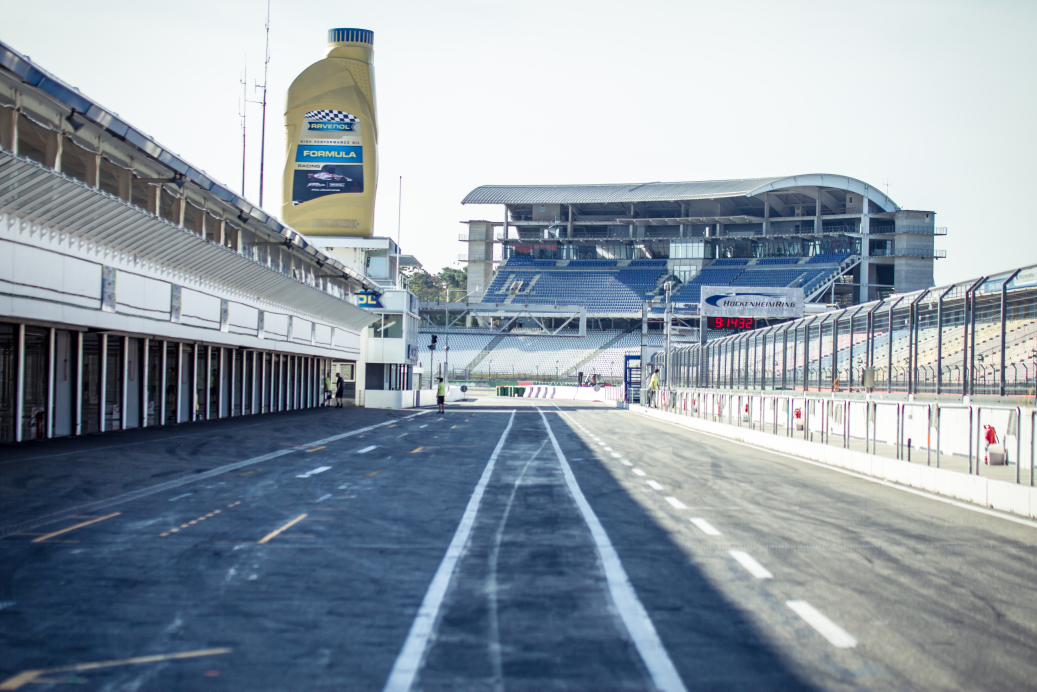
#> input picture py_sandbox/fixing_kimg/new.jpg, 5184 x 3456 px, given in place of the camera (shown at 1/5 size)
$ python imdl_calibrateCamera.py
#> lines starting #> are read from the running program, lines starting #| are printed output that depends on the picture
'''
Author: Kris Gonzalez
DateCreated: 150303
Objective: use trackbar window to threshold visible colors on camera feed
'''

import cv2
import numpy as np
def nothing(x):
    pass

cap = cv2.VideoCapture(3) #select video source

ht=100
wd=500
img=np.zeros((ht,wd,3), np.uint8)
cv2.namedWindow('image')
# (255,125,73) rgb
#make  trackbars for upper / lower ranges
    #lower range
cv2.createTrackbar('H lower','image',0,179,nothing)
cv2.createTrackbar('S lower','image',0,255,nothing)
cv2.createTrackbar('V lower','image',0,255,nothing)
    #upper range
cv2.createTrackbar('H upper','image',0,179,nothing)
cv2.createTrackbar('S upper','image',0,255,nothing)
cv2.createTrackbar('V upper','image',0,255,nothing)

#initialize trackbar positions
ini=[13,193,150,22,255,201] # orange balloon
cv2.setTrackbarPos('H lower','image',ini[0])
cv2.setTrackbarPos('S lower','image',ini[1])
cv2.setTrackbarPos('V lower','image',ini[2])
cv2.setTrackbarPos('H upper','image',ini[3])
cv2.setTrackbarPos('S upper','image',ini[4])
cv2.setTrackbarPos('V upper','image',ini[5])


#create trackbar, called H, in window image, w/ range (0,255), pass nothing
    #create sample color boxes
tL=(10,10)
bR=(wd/2-10,ht-10)

tL2=(wd/2+10,10)
bR2=(wd-10,ht-10)


while(1):

    #controls setup / plotting
    cv2.imshow('image',img)
        #track set 1 - lower
    h_L = cv2.getTrackbarPos('H lower','image')
    s_L = cv2.getTrackbarPos('S lower','image')
    v_L = cv2.getTrackbarPos('V lower','image')
    hsvL=np.uint8([[[h_L,s_L,v_L]]])   #trans to BGR
    bgrL=cv2.cvtColor(hsvL,cv2.COLOR_HSV2BGR)
    b_L=int(bgrL[0][0][0])
    g_L=int(bgrL[0][0][1])
    r_L=int(bgrL[0][0][2])
        #track set 1 - upper
    h_U = cv2.getTrackbarPos('H upper','image')
    s_U = cv2.getTrackbarPos('S upper','image')
    v_U = cv2.getTrackbarPos('V upper','image')
    hsvU=np.uint8([[[h_U,s_U,v_U]]])   #trans to BGR
    bgrU=cv2.cvtColor(hsvU,cv2.COLOR_HSV2BGR)
    b_U=int(bgrU[0][0][0])
    g_U=int(bgrU[0][0][1])
    r_U=int(bgrU[0][0][2])
        #plot everything
    img[:]=0 #set controls bkgd to black
    cv2.rectangle(img,tL,bR,(b_L,g_L,r_L),-1) #plot color rect1
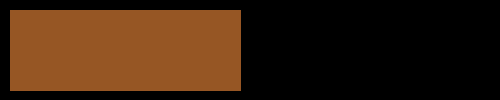
#> img: shape (100, 500, 3); mean of channels 0, 1, 2 13.5, 32.2, 56.1; drawn as B, G, R
    cv2.rectangle(img,tL2,bR2,(b_U,g_U,r_U),-1)    #plot color rect2
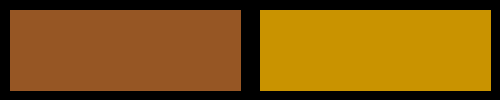
#> img: shape (100, 500, 3); mean of channels 0, 1, 2 13.5, 87.2, 131.4; drawn as B, G, R

	# operations on the frame
    # capture a raw frame
    _, frame = cap.read()
#> frame is the input picture: shape (3456, 5184, 3); mean B, G, R 167.1, 156.4, 144.9
    ratio=0.75
    # resize a the frame
    frame = cv2.resize(frame,None,fx=ratio, fy=ratio, interpolation = cv2.INTER_AREA)
#> frame: shape (2592, 3888, 3)

    # Convert frame from BGR to HSV
    hsv = cv2.cvtColor(frame, cv2.COLOR_BGR2HSV)
#> hsv: shape (2592, 3888, 3); mean H, S, V 92.5, 57.1, 169.4

    lower = np.array([h_L,s_L,v_L])
    upper = np.array([h_U,s_U,v_U])

    # Threshold the HSV image to get only colors in hsv range
    mask = cv2.inRange(hsv, lower, upper)
#> mask: shape (2592, 3888); every value is 0
    #note that the mask is the one with the interest region in white

    # Bitwise-AND mask and original image
    res = cv2.bitwise_and(frame,frame, mask= mask)
#> res: shape (2592, 3888, 3); every value is 0

    #cv2.imshow('frame',frame)
    #cv2.imshow('mask',mask)
    cv2.imshow('res',res)


        #
    k = cv2.waitKey(5) & 0xFF
#> (key Esc is pressed here)
    if k == 27:
        break

cv2.destroyAllWindows()
